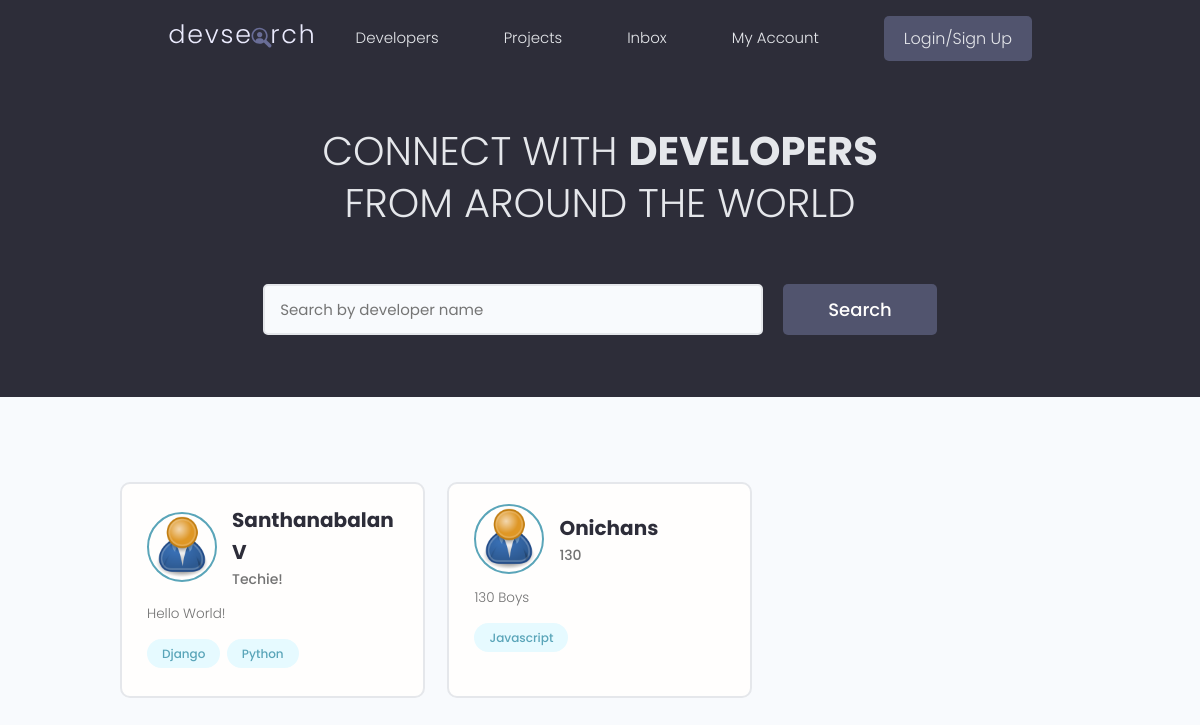
The app's page /, older data.
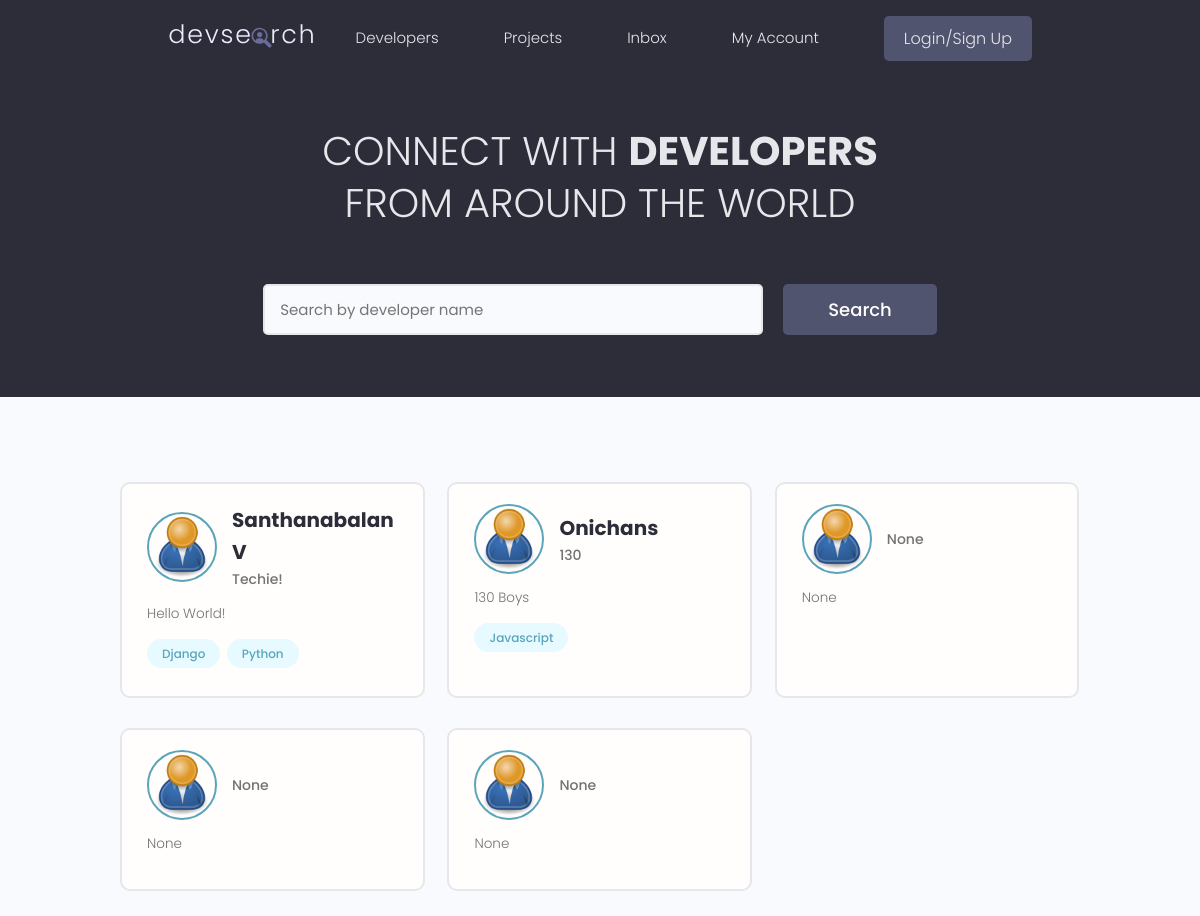
The same page, newer data.
### users/models.py (models this page shows, shortened)
class Profile(models.Model):
    user = models.OneToOneField(User,on_delete = models.CASCADE,null=True,blank=True)
    name = models.CharField(max_length=200,null=True,blank=True)
    email = models.EmailField(max_length=200,null=True,blank=True)
    username = models.CharField(max_length=200,null=True,blank=True)
    location = models.CharField(max_length=200,null=True,blank=True)
    short_intro = models.CharField(max_length=200,null=True,blank=True)
    bio = models.TextField(null=True,blank=True)
    profile_image = models.ImageField(null=True,blank=True,upload_to = 'profiles/',default='profiles/user-default.png')
    social_github = models.CharField(max_length=200,null=True,blank=True)
    social_twitter = models.CharField(max_length=200,null=True,blank=True)
    social_linkedin = models.CharField(max_length=200,null=True,blank=True)
    social_youtube = models.CharField(max_length=200,null=True,blank=True)
    social_website = models.CharField(max_length=200,null=True,blank=True)
    created = models.DateTimeField(auto_now_add=True)
    id = models.UUIDField(default=uuid.uuid4,unique=True,primary_key=True,editable=False)

class Skill(models.Model):
    owner = models.ForeignKey(Profile,null=True,blank=True,on_delete=models.SET_NULL)
    name = models.CharField(max_length=200,null=True,blank=True)
    description = models.TextField(null=True,blank=True)
    created = models.DateTimeField(auto_now_add=True)
    id = models.UUIDField(default=uuid.uuid4,unique=True,primary_key=True,editable=False)
    def __str__(self):
        return self.name

### users/views.py (the view)
# urls.py: path('',views.profiles,name="profiles"),
def profiles(request):
    profiles = Profile.objects.all()
    context = {'profiles':profiles}
    return render (request,'users/profiles.html',context)

### users/templates/users/profiles.html (shortened to what this page needs)
{% extends 'main.html' %}
{% block content %}
  <main class="home">
    <section class="hero-section text-center">
      <div class="container container--narrow">
        <div class="hero-section__box">
          <h2>CONNECT WITH <span>DEVELOPERS</span></h2>
          <h2>FROM AROUND THE WORLD</h2>
        </div>
        <div class="hero-section__search">
          <form class="form" action="#" method="get">
            <div class="form__field">
              <input class="input input--text" id="formInput#search" type="text" name="text"
                placeholder="Search by developer name" />
            </div>
            <input class="btn btn--sub btn--lg" type="submit" value="Search" />
          </form>
        </div>
      </div>
    </section>
    <section class="devlist">
      <div class="container">
        <div class="grid grid--three">
          {% for profile in profiles %}
          <div class="column card">
            <div class="dev">
              <a href="{% url 'user-profile' profile.id %}" class="card__body">
                <div class="dev__profile">
                  <img class="avatar avatar--md" src="{{profile.profile_image.url}}" alt="image" />
                  <div class="dev__meta">
                    <h3>{{profile.name}}</h3>
                    <h5>{{profile.short_intro|slice:"60"}}</h5>
                  </div>
                </div>
                <p class="dev__info">
                    {{profile.bio|slice:"150"}}
                </p>
                <div class="dev__skills">
                    {% for skill in profile.skill_set.all|slice:"5" %}
                  <span class="tag tag--pill tag--main">
                    <small>{{skill}}</small>
                  </span>
                  {% endfor %}
                </div>
              </a>
            </div>
          </div>
          {% endfor %}
        </div>
      </div>
    </section>
  </main>
{% endblock content %}

Row changes from the older to the newer data that the page shows:
added Profile: profile_image (placeholder picture), short_intro "None", bio "None"
added Profile: profile_image (placeholder picture), short_intro "None", bio "None"
added Profile: profile_image (placeholder picture), short_intro "None", bio "None"
